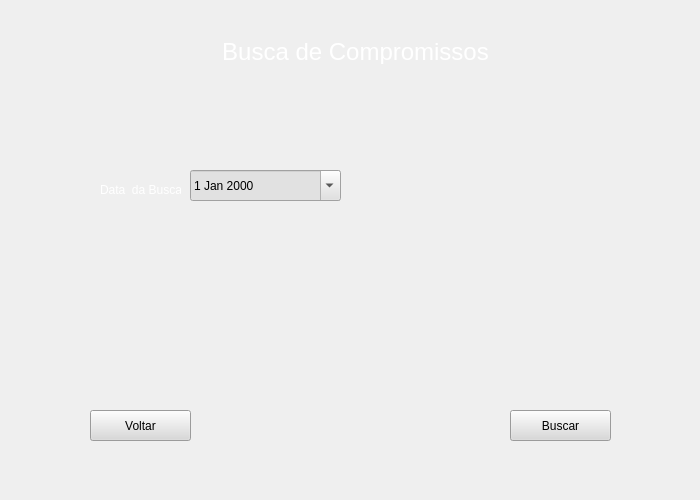
<?xml version="1.0" encoding="UTF-8"?>
<ui version="4.0">
 <class>ordem</class>
 <widget class="QDialog" name="ordem">
  <property name="geometry">
   <rect>
    <x>0</x>
    <y>0</y>
    <width>700</width>
    <height>500</height>
   </rect>
  </property>
  <property name="maximumSize">
   <size>
    <width>700</width>
    <height>500</height>
   </size>
  </property>
  <property name="windowTitle">
   <string>Dialog</string>
  </property>
  <widget class="QPushButton" name="pushButton_4">
   <property name="geometry">
    <rect>
     <x>210</x>
     <y>40</y>
     <width>291</width>
     <height>24</height>
    </rect>
   </property>
   <property name="font">
    <font>
     <family>Arial</family>
     <pointsize>18</pointsize>
     <italic>false</italic>
     <bold>false</bold>
    </font>
   </property>
   <property name="styleSheet">
    <string notr="true">border-radius: 5px;
color: rgb(255, 255, 255);
font: 18pt &quot;Arial&quot;;</string>
   </property>
   <property name="text">
    <string>Busca de Compromissos</string>
   </property>
  </widget>
  <widget class="QDateEdit" name="dateEdit_2">
   <property name="geometry">
    <rect>
     <x>190</x>
     <y>170</y>
     <width>151</width>
     <height>31</height>
    </rect>
   </property>
   <property name="styleSheet">
    <string notr="true">color: rgb(0, 0, 0);
background-color: rgb(225, 225, 225);</string>
   </property>
   <property name="calendarPopup">
    <bool>true</bool>
   </property>
  </widget>
  <widget class="QLabel" name="label_2">
   <property name="geometry">
    <rect>
     <x>100</x>
     <y>180</y>
     <width>81</width>
     <height>20</height>
    </rect>
   </property>
   <property name="styleSheet">
    <string notr="true">color: rgb(255, 255, 255);</string>
   </property>
   <property name="text">
    <string>Data  da Busca</string>
   </property>
  </widget>
  <widget class="QPushButton" name="pushButton_2">
   <property name="geometry">
    <rect>
     <x>90</x>
     <y>410</y>
     <width>101</width>
     <height>31</height>
    </rect>
   </property>
   <property name="styleSheet">
    <string notr="true">color: rgb(217, 214, 211);
color: rgb(0, 0, 0);
background-color: rgb(217, 217, 217);</string>
   </property>
   <property name="text">
    <string>Voltar</string>
   </property>
  </widget>
  <widget class="QPushButton" name="pushButton_3">
   <property name="geometry">
    <rect>
     <x>510</x>
     <y>410</y>
     <width>101</width>
     <height>31</height>
    </rect>
   </property>
   <property name="styleSheet">
    <string notr="true">color: rgb(217, 214, 211);
color: rgb(0, 0, 0);
background-color: rgb(217, 217, 217);</string>
   </property>
   <property name="text">
    <string>Buscar</string>
   </property>
  </widget>
 </widget>
 <resources/>
 <connections/>
</ui>
